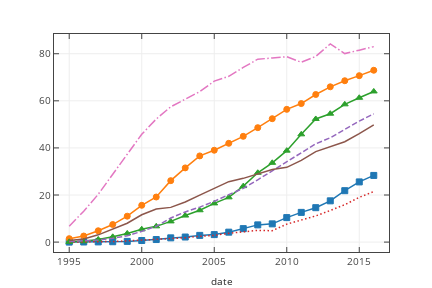

Source (notebook cell):
### Code cell
grouped = cleaned.groupby(['date', 'Region'], as_index = False).mean()

fig, ax = plt.subplots()
regions = list(cleaned['Region'].unique())

style={x:y for x, y in zip(regions, ['s-', 'o-', '^-', ':', '--', '-', '-.'])}

for region in regions:
    grouped.loc[grouped['Region']==region].plot(x = 'date', y='internet_users', style=style, ax = ax, label = region)
ax.legend(loc='center left', bbox_to_anchor=(1.3, 0.5),
          fancybox=True, shadow=True)

plotly_fig = tls.mpl_to_plotly( fig )
iplot(plotly_fig, filename='mpl-cycle-linestyles')

### Figure 1 — Plotly figure (JSON) as saved in the notebook; plotly's stock layout.template omitted (floating-point values rounded to 4 significant figures)
{"data": [{"line": {"color": "rgba (31, 119, 180, 1)", "dash": "solid", "width": 1.5}, "marker": {"color": "#1F77B4", "line": {"color": "#1F77B4", "width": 1}, "opacity": 1, "size": 6, "symbol": "square"}, "mode": "lines+markers", "name": "South Asia", "type": "scatter", "uid": "3c56f78c-14f2-459d-9c36-bfc9399a5b88", "x": [1995, 1996, 1997, 1998, 1999, 2000, 2001, 2002, 2003, 2004, 2005, 2006, 2007, 2008, 2009, 2010, 2011, 2012, 2013, 2014, 2015, 2016], "xaxis": "x", "y": [0.00546, 0.04789, 0.08471, 0.1596, 0.3025, 0.6759, 1.089, 1.806, 2.154, 2.854, 3.185, 4.22, 5.723, 7.309, 7.749, 10.41, 12.62, 14.62, 17.53, 21.84, 25.56, 28.31], "yaxis": "y"}, {"line": {"color": "rgba (255, 127, 14, 1)", "dash": "solid", "width": 1.5}, "marker": {"color": "#FF7F0E", "line": {"color": "#FF7F0E", "width": 1}, "opacity": 1, "size": 6, "symbol": "circle"}, "mode": "lines+markers", "name": "Europe & Central Asia", "type": "scatter", "uid": "bfc5c7aa-eec6-469a-a84c-54942a345bf1", "x": [1995, 1996, 1997, 1998, 1999, 2000, 2001, 2002, 2003, 2004, 2005, 2006, 2007, 2008, 2009, 2010, 2011, 2012, 2013, 2014, 2015, 2016], "xaxis": "x", "y": [1.47, 2.581, 4.824, 7.464, 11.01, 15.63, 19.15, 26.11, 31.52, 36.61, 39.01, 41.95, 44.91, 48.6, 52.41, 56.37, 58.83, 62.69, 65.95, 68.54, 70.69, 72.98], "yaxis": "y"}, {"line": {"color": "rgba (44, 160, 44, 1)", "dash": "solid", "width": 1.5}, "marker": {"color": "#2CA02C", "line": {"color": "#2CA02C", "width": 1}, "opacity": 1, "size": 6, "symbol": "triangle-up"}, "mode": "lines+markers", "name": "Middle East & North Africa", "type": "scatter", "uid": "7b69df56-5c25-4264-95b4-b27a3976f8a8", "x": [1995, 1996, 1997, 1998, 1999, 2000, 2001, 2002, 2003, 2004, 2005, 2006, 2007, 2008, 2009, 2010, 2011, 2012, 2013, 2014, 2015, 2016], "xaxis": "x", "y": [0.1149, 0.3392, 1.133, 2.238, 3.679, 5.454, 6.695, 8.793, 11.27, 13.52, 16.43, 19.01, 23.77, 29.44, 33.67, 38.85, 45.76, 52.3, 54.53, 58.51, 61.29, 63.98], "yaxis": "y"}, {"line": {"color": "rgba (214, 39, 40, 1)", "dash": "1.5px,2.4749999999999996px", "width": 1.5}, "mode": "lines", "name": "Sub-Saharan Africa", "type": "scatter", "uid": "46bd596a-9188-49d1-8b9f-63d8953e2c57", "x": [1995, 1996, 1997, 1998, 1999, 2000, 2001, 2002, 2003, 2004, 2005, 2006, 2007, 2008, 2009, 2010, 2011, 2012, 2013, 2014, 2015, 2016], "xaxis": "x", "y": [0.01813, 0.0474, 0.1112, 0.2573, 0.5198, 0.8124, 1.096, 1.421, 1.842, 2.485, 2.869, 3.727, 4.238, 4.971, 4.83, 7.634, 9.384, 11.12, 13.43, 15.89, 19.0, 21.49], "yaxis": "y"}, {"line": {"color": "rgba (148, 103, 189, 1)", "dash": "5.550000000000001px,2.4000000000000004px", "width": 1.5}, "mode": "lines", "name": "Latin America & Caribbean", "type": "scatter", "uid": "1ba3f2d9-077e-4c00-9f5d-c86bba9cd547", "x": [1995, 1996, 1997, 1998, 1999, 2000, 2001, 2002, 2003, 2004, 2005, 2006, 2007, 2008, 2009, 2010, 2011, 2012, 2013, 2014, 2015, 2016], "xaxis": "x", "y": [0.2179, 0.5716, 0.8819, 1.616, 2.679, 4.57, 6.702, 10.22, 12.82, 14.87, 17.32, 20.13, 22.82, 26.46, 30.36, 33.99, 38.07, 41.74, 44.3, 47.77, 51.4, 54.47], "yaxis": "y"}, {"line": {"color": "rgba (140, 86, 75, 1)", "dash": "solid", "width": 1.5}, "mode": "lines", "name": "East Asia & Pacific", "type": "scatter", "uid": "faeb1081-492f-4493-b671-f9116457b20b", "x": [1995, 1996, 1997, 1998, 1999, 2000, 2001, 2002, 2003, 2004, 2005, 2006, 2007, 2008, 2009, 2010, 2011, 2012, 2013, 2014, 2015, 2016], "xaxis": "x", "y": [0.6627, 1.349, 3.084, 5.567, 8.016, 11.6, 14.03, 14.75, 17.04, 19.98, 22.73, 25.66, 27.07, 28.83, 30.81, 31.75, 34.73, 38.42, 40.5, 42.63, 46.08, 49.78], "yaxis": "y"}, {"line": {"color": "rgba (227, 119, 194, 1)", "dash": "9.600000000000001px,2.4000000000000004px,1.5px,2.4000000000000004px", "width": 1.5}, "mode": "lines", "name": "North America", "type": "scatter", "uid": "38c199f3-3f77-4555-9b31-d252ab8aa76d", "x": [1995, 1996, 1997, 1998, 1999, 2000, 2001, 2002, 2003, 2004, 2005, 2006, 2007, 2008, 2009, 2010, 2011, 2012, 2013, 2014, 2015, 2016], "xaxis": "x", "y": [6.746, 13.13, 20.29, 29.03, 37.33, 45.78, 52.26, 57.47, 60.81, 63.9, 68.36, 70.41, 74.18, 77.67, 78.18, 78.73, 76.36, 78.85, 84.17, 80.06, 81.51, 83.01], "yaxis": "y"}], "layout": {"annotations": [{"align": "left", "font": {"color": "#262626", "size": 10}, "opacity": 1, "showarrow": false, "text": "South Asia", "x": 1.414, "xanchor": "left", "xref": "paper", "y": 0.6946, "yanchor": "bottom", "yref": "paper"}, {"align": "left", "font": {"color": "#262626", "size": 10}, "opacity": 1, "showarrow": false, "text": "Europe & Central Asia", "x": 1.414, "xanchor": "left", "xref": "paper", "y": 0.6254, "yanchor": "bottom", "yref": "paper"}, {"align": "left", "font": {"color": "#262626", "size": 10}, "opacity": 1, "showarrow": false, "text": "Middle East & North Africa", "x": 1.414, "xanchor": "left", "xref": "paper", "y": 0.5563, "yanchor": "bottom", "yref": "paper"}, {"align": "left", "font": {"color": "#262626", "size": 10}, "opacity": 1, "showarrow": false, "text": "Sub-Saharan Africa", "x": 1.414, "xanchor": "left", "xref": "paper", "y": 0.4872, "yanchor": "bottom", "yref": "paper"}, {"align": "left", "font": {"color": "#262626", "size": 10}, "opacity": 1, "showarrow": false, "text": "Latin America & Caribbean", "x": 1.414, "xanchor": "left", "xref": "paper", "y": 0.4181, "yanchor": "bottom", "yref": "paper"}, {"align": "left", "font": {"color": "#262626", "size": 10}, "opacity": 1, "showarrow": false, "text": "East Asia & Pacific", "x": 1.414, "xanchor": "left", "xref": "paper", "y": 0.3489, "yanchor": "bottom", "yref": "paper"}, {"align": "left", "font": {"color": "#262626", "size": 10}, "opacity": 1, "showarrow": false, "text": "North America", "x": 1.414, "xanchor": "left", "xref": "paper", "y": 0.2798, "yanchor": "bottom", "yref": "paper"}], "autosize": false, "height": 288, "hovermode": "closest", "margin": {"b": 36, "l": 54, "pad": 0, "r": 43, "t": 34}, "showlegend": false, "width": 432, "xaxis": {"anchor": "y", "domain": [0, 1], "mirror": "ticks", "nticks": 7, "range": [1994.0, 2017.0], "showgrid": true, "showline": true, "side": "bottom", "tickfont": {"size": 10}, "ticks": "inside", "title": {"font": {"color": "#262626", "size": 10}, "text": "date"}, "type": "linear", "zeroline": false}, "yaxis": {"anchor": "x", "domain": [0, 1], "mirror": "ticks", "nticks": 7, "range": [-4.203, 88.37], "showgrid": true, "showline": true, "side": "left", "tickfont": {"size": 10}, "ticks": "inside", "type": "linear", "zeroline": false}}}
